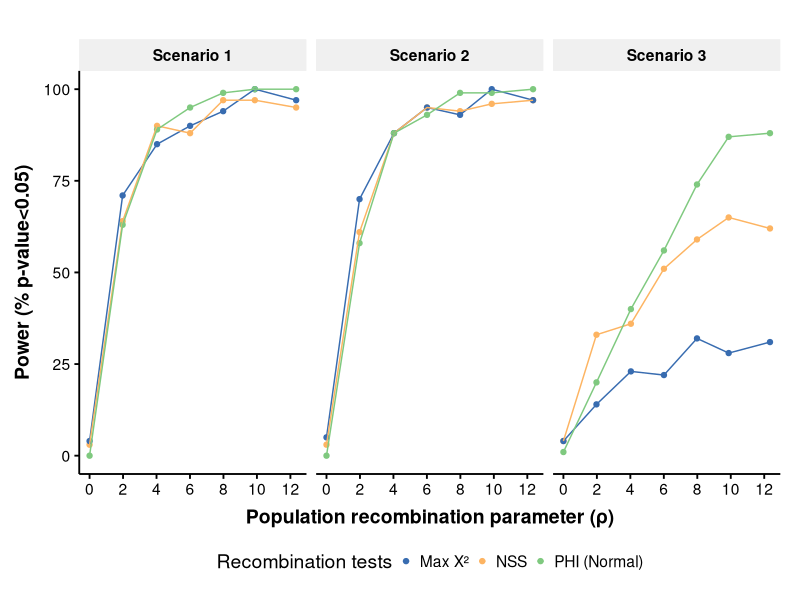
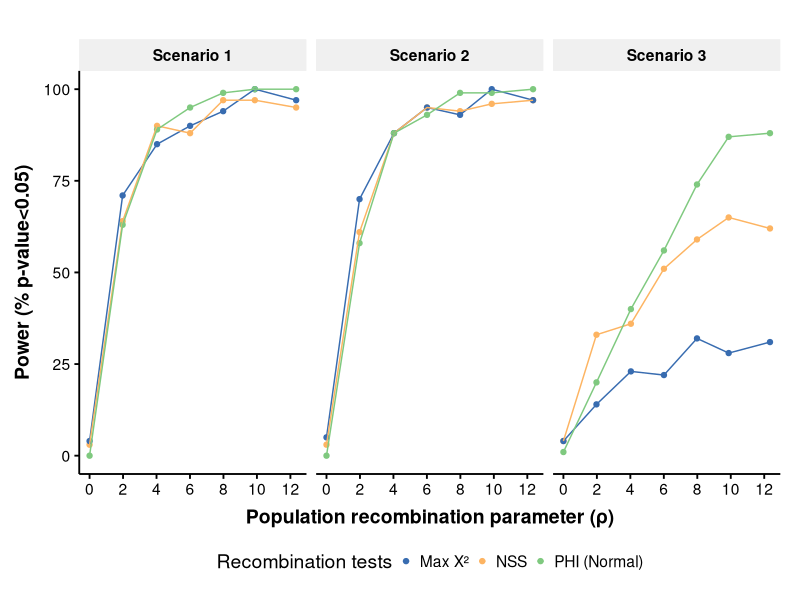

Generate these figures, in order, with R:
#### LIBRARIES AND FUNCTIONS ####

library(ggplot2)
library(RColorBrewer)
library(ggthemes)
library(ggrepel)
library(dplyr)
library(reshape2)

theme_Publication <- function(base_size=14) {
  library(grid)
  library(ggthemes)
  (theme_foundation(base_size=base_size)
    + theme(plot.title = element_text(face = "bold",
                                      size = rel(1.2), hjust = 0.5),
            text = element_text(),
            panel.background = element_rect(colour = NA),
            plot.background = element_rect(colour = NA),
            panel.border = element_rect(colour = NA),
            axis.title = element_text(face = "bold",size = rel(1)),
            axis.title.y = element_text(angle=90,vjust =2),
            axis.title.x = element_text(vjust = -0.2),
            axis.text = element_text(), 
            axis.line = element_line(colour="black"),
            axis.ticks = element_line(),
            panel.grid.major = element_blank(),
            panel.grid.minor = element_blank(),
            legend.key = element_rect(colour = NA),
            legend.position = "bottom",
            legend.direction = "horizontal",
            legend.key.size= unit(0.2, "cm"),
            legend.spacing = unit(0, "cm"),
            plot.margin=unit(c(10,5,5,5),"mm"),
            strip.background=element_rect(colour="#f0f0f0",fill="#f0f0f0"),
            strip.text = element_text(face="bold")
    ))
}

scale_fill_Publication <- function(...){
  library(scales)
  discrete_scale("fill","Publication",manual_pal(values = c("#386cb0","#fdb462","#7fc97f","#ef3b2c","#662506","#a6cee3","#fb9a99","#984ea3","#FFDF4B","#49B269")), ...)
}

scale_colour_Publication <- function(...){
  library(scales)
  discrete_scale("colour","Publication",manual_pal(values = c("#386cb0","#fdb462","#7fc97f","#ef3b2c","#662506","#a6cee3","#fb9a99","#984ea3","#ffff33")), ...)
}


#### DATA ####

setwd("/run/user/1001/gvfs/sftp:host=158.109.38.201,user=mcoronado/data/home/mcoronado/Simulations_mtDNA_Pipeline/mtDNA_macro/Simulations/")

PhiPack_result <- read.table(file="PhiPack_global_result.txt",header=T,sep=" ")

PhiPack_filter<-PhiPack_result %>% group_by(scenarioType,simulation,recRate,rho) %>%
  summarise(percentatgeNSS=sum(pValNSS<0.05)/n(), 
            percentatgeMaxChi=sum(pValMaxChi<0.05)/n(),
            percentatgePHI=sum(pValPHI<0.05)/n())
PhiPack_filter<-melt(PhiPack_filter,id.vars = c("scenarioType","simulation","recRate","rho"),measure.vars = c("percentatgeNSS","percentatgeMaxChi","percentatgePHI"))

PhiPack_filter$variable <- as.character(PhiPack_filter$variable)
PhiPack_filter$variable[PhiPack_filter$variable == "percentatgeNSS"] <- "NSS"
PhiPack_filter$variable[PhiPack_filter$variable == "percentatgeMaxChi"] <- "Max X²"
PhiPack_filter$variable[PhiPack_filter$variable == "percentatgePHI"] <- "PHI (Normal)"
PhiPack_filter$variable <- as.factor(PhiPack_filter$variable)

PhiPack_filter$scenarioType <- as.character(PhiPack_filter$scenarioType)
PhiPack_filter$scenarioType[PhiPack_filter$scenarioType == "1"] <- "Scenario 1"
PhiPack_filter$scenarioType[PhiPack_filter$scenarioType == "2"] <- "Scenario 2"
PhiPack_filter$scenarioType[PhiPack_filter$scenarioType == "3"] <- "Scenario 3"
PhiPack_filter$scenarioType <- as.factor(PhiPack_filter$scenarioType)
PhiPack_filter$value<-PhiPack_filter$value*100

ggplot(PhiPack_filter, aes(x=rho,y=value,colour=variable)) + 
  geom_point() +
  geom_line() + 
  facet_grid(cols = vars(scenarioType)) +
  labs(x = "Population recombination parameter (ρ)", y = "Power (% p-value<0.05)", colour="Recombination tests") + 
  scale_x_continuous(breaks = round(seq(min(PhiPack_filter$rho), max(PhiPack_filter$rho), by = 2),1)) +
  theme_Publication() + scale_colour_Publication()

ggsave("PhiPack_macro_3scenarios.png",width = 7.50, height = 5)

